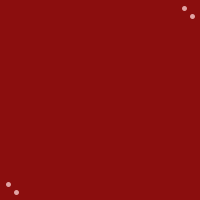
Frame 1 (no input)
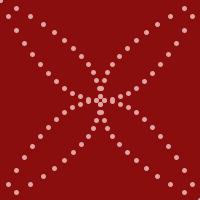
Frame 60 (the mouse pressed at the canvas centre just before this capture)
Frame 120 (the mouse held since frame 60 and released just before this capture): identical to frame 60, image omitted

The Processing sketch that drew these frames (run headless with seeded random() and noise(); from frame 60 on, the mouse is pressed at the canvas centre):

// Processing sketch: processing_93140
// ── processing_93140.pde

//Emanuele S. Reis - Exercicio flor-pontos

 int x=-100;
 int y=05;
 void setup (){
  size (200, 200);
  background (139,14,14);
}
  
 void draw (){
  int spacing= 8;
  int endegs= 200;
  stroke (224,163,163);
  strokeWeight(5);
    x=x+spacing;
    point (x+100,x*x/100+100);
     point (-x+100,-x*x/100+100);
      point (x*x/100+100, x+100);
     point (-x*x/100+100, -x+100);
  
    
  }
